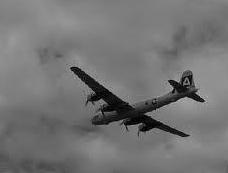
#> input picture 4 Wavelet Frame Based Image Restoration/code/image/aircraft.jpg, 228 x 173 px
$ python usage.py
#> lines starting #> are read from the running program, lines starting #| are printed output that depends on the picture
### 4 Wavelet Frame Based Image Restoration/code/2D/ConvSymAsym2D.py
import numpy as np
from scipy.signal import convolve2d

def ConvSymAsym2D(A, M, b, L):
    m, n = A.shape
    nM = len(M)
    step = 2**(L - 1)

    ker = np.zeros(step * (nM - 1) + 1)
    ker[0::step] = M

    # 将一维卷积核转为二维列向量，以便进行 2D 卷积
    ker_2d = ker[:, np.newaxis]

    if b == 'c':
        # 模拟 MATLAB 的 imfilter(A, ker, 'circular')
        # imfilter 默认执行相关性(correlation)，而 convolve2d 执行卷积(convolution)
        # 因此需要将核翻转 (flipud) 来保持等价
        C = convolve2d(A, np.flipud(ker_2d), mode='same', boundary='wrap')
    else:
        lker = len(ker) // 2
        # MATLAB padarray 'symmetric'
        Ae = np.pad(A, ((lker, lker), (0, 0)), mode='symmetric')
        if b == 'a':
            Ae[:lker, :] = -Ae[:lker, :]
            Ae[-lker:, :] = -Ae[-lker:, :]
        # valid 卷积，结果尺寸与原图一致
        C = convolve2d(Ae, ker_2d, mode='valid')

    return C

### 4 Wavelet Frame Based Image Restoration/code/2D/FraDecMultiLevel2D.py
from FraDec2D import FraDec2D

def FraDecMultiLevel2D(A, D, L):
    Dec = []
    kDec = A
    for k in range(L):
        Dec_k = FraDec2D(kDec, D, k + 1)
        Dec.append(Dec_k)
        kDec = Dec_k[0][0]

    return Dec

### 4 Wavelet Frame Based Image Restoration/code/2D/FraRecMultiLevel2D.py
import copy
from FraRec2D import FraRec2D

def FraRecMultiLevel2D(C, R, L):
    C_list = [copy.copy(level) for level in C]
    for k in range(L - 1, 0, -1):
        C_list[k - 1] = [list(row) for row in C_list[k - 1]]
        C_list[k - 1][0][0] = FraRec2D(C_list[k], R, k + 1)

    Rec = FraRec2D(C_list[0], R, 1)
    return Rec

### 4 Wavelet Frame Based Image Restoration/code/2D/FraRec2D.py
import numpy as np
from ConvSymAsym2D import ConvSymAsym2D

def FraRec2D(C, R, L):
    nR = len(R)
    SorAS = R[-1]
    ImSize = C[0][0].shape
    Rec = np.zeros(ImSize)

    for i in range(nR - 1):
        temp = np.zeros(ImSize)
        for j in range(nR - 1):
            M2 = R[j]
            temp = temp + ConvSymAsym2D(C[i][j].T, M2, SorAS[j], L).T
        M1 = R[i]
        Rec = Rec + ConvSymAsym2D(temp, M1, SorAS[i], L)

    return Rec

### 4 Wavelet Frame Based Image Restoration/code/2D/GenerateFrameletFilter.py
# 文件: GenerateFrameletFilter.py
import numpy as np

def GenerateFrameletFilter(frame):
    if frame == 0:  # Haar Wavelet
        D = [np.array([0, 1, 1], dtype=float)/2, np.array([0, 1, -1], dtype=float)/2, 'cc']
        R = [np.array([1, 1, 0], dtype=float)/2, np.array([-1, 1, 0], dtype=float)/2, 'cc']
    elif frame == 1:  # Piecewise Linear Framelet
        D = [
            np.array([1, 2, 1], dtype=float)/4,
            np.array([1, 0, -1], dtype=float)/4 * np.sqrt(2),
            np.array([-1, 2, -1], dtype=float)/4,
            'ccc'
        ]
        R = [
            np.array([1, 2, 1], dtype=float)/4,
            np.array([-1, 0, 1], dtype=float)/4 * np.sqrt(2),
            np.array([-1, 2, -1], dtype=float)/4,
            'ccc'
        ]
    elif frame == 3:  # Piecewise Cubic Framelet
        D = [
            np.array([1, 4, 6, 4, 1], dtype=float)/16,
            np.array([1, 2, 0, -2, -1], dtype=float)/8,
            np.array([-1, 0, 2, 0, -1], dtype=float)/16 * np.sqrt(6),
            np.array([-1, 2, 0, -2, 1], dtype=float)/8,
            np.array([1, -4, 6, -4, 1], dtype=float)/16,
            'ccccc'
        ]
        R = [
            np.array([1, 4, 6, 4, 1], dtype=float)/16,
            np.array([-1, -2, 0, 2, 1], dtype=float)/8,
            np.array([-1, 0, 2, 0, -1], dtype=float)/16 * np.sqrt(6),
            np.array([1, -2, 0, 2, -1], dtype=float)/8,
            np.array([1, -4, 6, -4, 1], dtype=float)/16,
            'ccccc'
        ]
    else:
        raise ValueError("Unsupported frame type")
    return D, R

### 4 Wavelet Frame Based Image Restoration/code/2D/FraDec2D.py
import numpy as np
from ConvSymAsym2D import ConvSymAsym2D

def FraDec2D(A, D, L):
    nD = len(D)
    SorAS = D[-1]

    Dec = [[None for _ in range(nD - 1)] for _ in range(nD - 1)]

    for i in range(nD - 1):
        M1 = D[i]
        tempi = ConvSymAsym2D(A, M1, SorAS[i], L)
        for j in range(nD - 1):
            M2 = D[j]
            # MATLAB 中的 ' 表示共轭转置，对于实数等同于 .T
            tempj = ConvSymAsym2D(tempi.T, M2, SorAS[j], L)
            Dec[i][j] = tempj.T

    return Dec

### 4 Wavelet Frame Based Image Restoration/code/usage.py
import sys
sys.path.append('./2D')
import numpy as np
import matplotlib.pyplot as plt
import matplotlib.image as mpimg
from GenerateFrameletFilter import GenerateFrameletFilter
from FraDecMultiLevel2D import FraDecMultiLevel2D
from FraRecMultiLevel2D import FraRecMultiLevel2D

if __name__ == '__main__':
    frame = 1  # 0: Haar; 1: Piecewise linear; 3: Piecewise cubic
    Level = 2

    D, R = GenerateFrameletFilter(frame)

    # 定义 W 和 WT
    def W(x): return FraDecMultiLevel2D(x, D, Level)
    def WT(x): return FraRecMultiLevel2D(x, R, Level)

    # 读取图像 (请确保当前目录下有 aircraft.jpg，或者替换为你的 peppers256.png)
    try:
        f = mpimg.imread('./image/aircraft.jpg')
#> f is the input picture: shape (173, 228); min 0, max 192, mean 115.6
    except FileNotFoundError:
        print("未找到 aircraft.jpg，请检查图像路径。")
        exit()

    if f.ndim == 3:
        f = np.dot(f[..., :3], [0.2989, 0.5870, 0.1140])

    if f.max() > 1.0:
        f = f / 255.0

    Cf = W(f)
#> the loop in FraDecMultiLevel2D, `for k in range(L):` made 2 passes
#> pass 1, in ConvSymAsym2D (call 5), `C = convolve2d(A, np.flipud(ker_2d), mode='same', boundary='wrap')`:
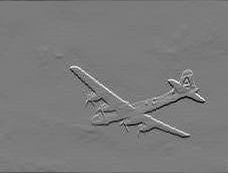
#> C: shape (173, 228) float64; min -0.222, max 0.237, mean 0; drawn with min black and max white
#> pass 1, in ConvSymAsym2D (call 9), `C = convolve2d(A, np.flipud(ker_2d), mode='same', boundary='wrap')`:
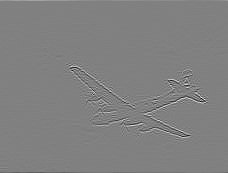
#> C: shape (173, 228) float64; min -0.199, max 0.195, mean -1.8e-19; drawn with min black and max white
#> after the loop in FraDecMultiLevel2D, `for k in range(L):`:
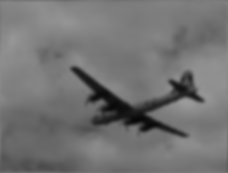
#> kDec: shape (173, 228) float64; min 0.0304, max 0.612, mean 0.453
#> after the loop in FraDecMultiLevel2D, `for k in range(L):`: Dec = 2 items
#> Cf = 2 items
    f_reconstruction = WT(Cf)
#> in FraRecMultiLevel2D, `Rec = FraRec2D(C_list[0], R, 1)`:
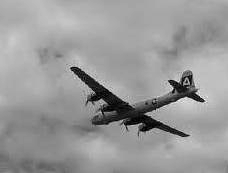
#> Rec: shape (173, 228) float64; min -7.29e-17, max 0.753, mean 0.453; drawn with min black and max white

    nD = len(D) - 1 if isinstance(D[-1], (str, list, tuple)) else len(D)
    fig1 = plt.figure(1, figsize=(10, 8))
    kk = 1
    for kn in range(nD):
        for km in range(nD):
            if kn > 0 or km > 0:
                plt.subplot(3, 3, kk)
                plt.imshow(Cf[0][kn][km], cmap='gray')
                plt.title(f'Band ({km+1}, {kn+1})')
            kk += 1
#> after the loop, kk = 10

    fig2 = plt.figure(2, figsize=(10, 8))
    kk = 1
    for kn in range(nD):
        for km in range(nD):
            if kn == 0 and km == 0:
                plt.subplot(3, 3, kk)
                plt.imshow(Cf[1][kn][km], cmap='gray')
                plt.title('Low Frequency Approx')
            elif kn > 0 or km > 0:
                plt.subplot(3, 3, kk)
                plt.imshow(Cf[1][kn][km], cmap='gray')
                plt.title(f'Band ({km+1}, {kn+1})')
            kk += 1
#> after the loop, kk = 10

    plt.show()
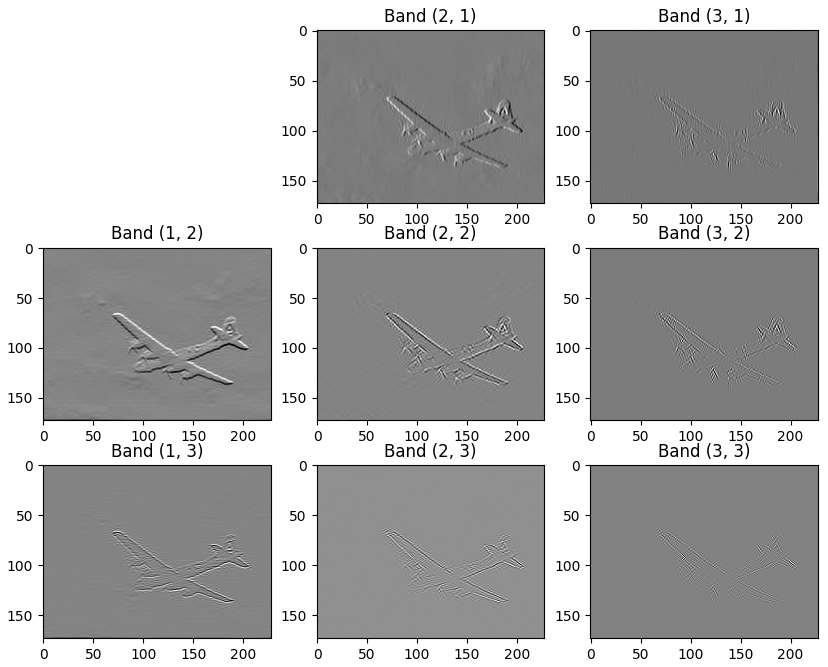
#> figure drawn by matplotlib, 8 panels
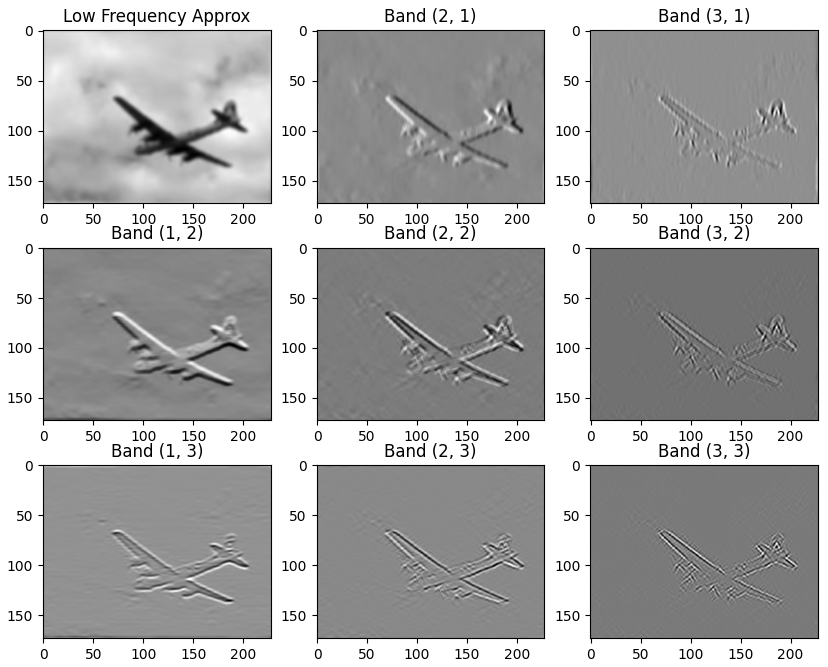
#> figure drawn by matplotlib, 9 panels

    err = np.linalg.norm(f - f_reconstruction, 'fro')
#> err = 9.4e-15
    print(f"Reconstruction error = {err:.5e} (Perfect Reconstruction)")
#| Reconstruction error = 9.40090e-15 (Perfect Reconstruction)
